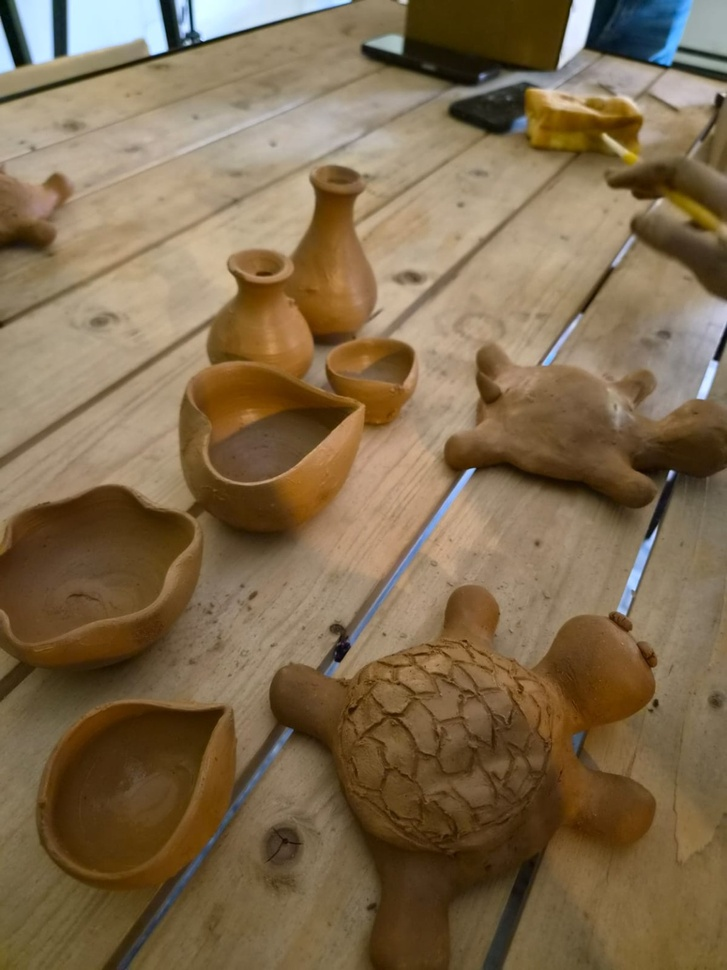
#> input picture dataset/cca 3.jpg, 727 x 970 px, shrunk from 1152 x 1536 before the run
$ python image_restoration.py
#> lines starting #> are read from the running program, lines starting #| are printed output that depends on the picture
import cv2
import numpy as np
import matplotlib.pyplot as plt

from skimage.metrics import (
    peak_signal_noise_ratio,
    structural_similarity
)

from pathlib import Path


# ==========================================
# CCA 3 - TASK 1A: IMAGE RESTORATION
# ==========================================

# Project directories
BASE_DIR = Path(__file__).resolve().parent.parent

# Corrected image filename
IMAGE_PATH = BASE_DIR / "dataset" / "cca 3.jpg"

OUTPUT_DIR = BASE_DIR / "outputs" / "unit3_restoration"

# Create output folder automatically
OUTPUT_DIR.mkdir(parents=True, exist_ok=True)


# ==========================================
# STEP 1: LOAD ORIGINAL IMAGE
# ==========================================

original_bgr = cv2.imread(str(IMAGE_PATH))
#> original_bgr is the input picture: shape (970, 727, 3); mean B, G, R 77.5, 107, 127.8

if original_bgr is None:
    raise FileNotFoundError(
        f"Image not found: {IMAGE_PATH}\n"
        "Please check the filename inside the dataset folder."
    )

# Convert BGR to RGB
original = cv2.cvtColor(
    original_bgr,
    cv2.COLOR_BGR2RGB
)

# Convert image to floating point
original_float = original.astype(np.float32) / 255.0

print("Original image loaded successfully!")
print("Image dimensions:", original.shape)
#| Image dimensions: (970, 727, 3)


# ==========================================
# STEP 2: ADD GAUSSIAN NOISE
# ==========================================

np.random.seed(42)

gaussian_noise = np.random.normal(
    loc=0.0,
    scale=0.08,
    size=original_float.shape
).astype(np.float32)

noisy_gaussian = np.clip(
    original_float + gaussian_noise,
    0.0,
    1.0
)

# Convert noisy image to uint8
gaussian_noisy_uint8 = (
    noisy_gaussian * 255
).astype(np.uint8)


# ==========================================
# STEP 3: ADD SALT-AND-PEPPER NOISE
# ==========================================

noisy_sp = original.copy()

height, width, _ = noisy_sp.shape
#> height = 970; width = 727

random_values = np.random.random(
    (height, width)
)

# Add salt-and-pepper noise
noisy_sp[random_values < 0.02] = [0, 0, 0]

noisy_sp[random_values > 0.98] = [255, 255, 255]
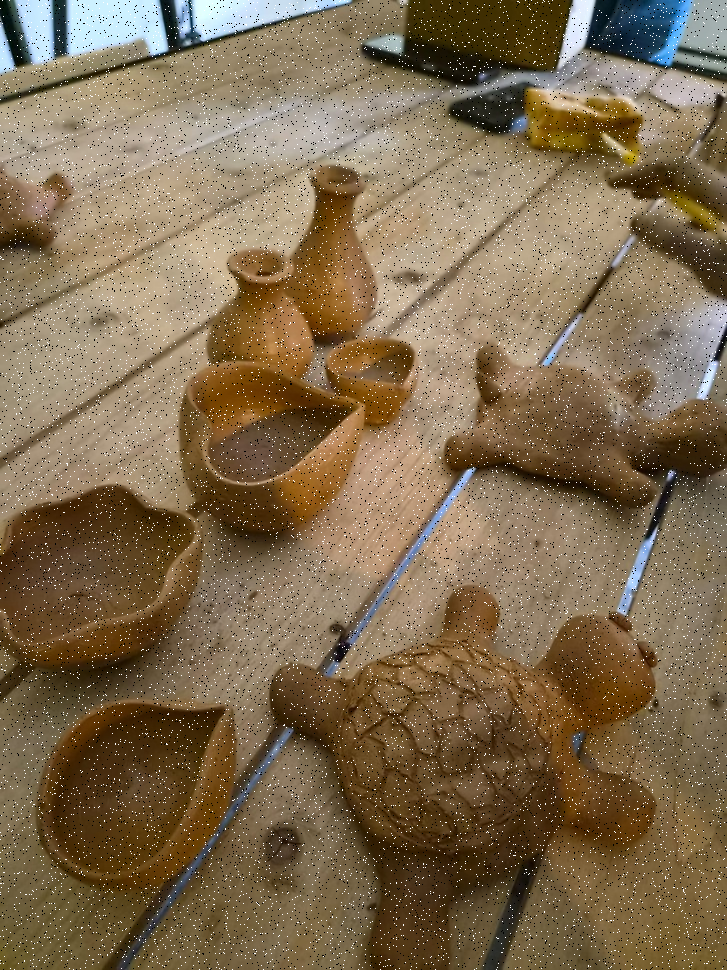
#> noisy_sp: shape (970, 727, 3); mean R, G, B 127.8, 107.9, 79.6


# ==========================================
# STEP 4: APPLY GAUSSIAN FILTERING
# ==========================================

restored_gaussian = cv2.GaussianBlur(
    gaussian_noisy_uint8,
    (5, 5),
    1.0
)


# ==========================================
# STEP 5: APPLY MEDIAN FILTERING
# ==========================================

restored_median = cv2.medianBlur(
    noisy_sp,
    5
)


# ==========================================
# STEP 6: CALCULATE PSNR AND SSIM
# ==========================================

original_uint8 = original.copy()

# Gaussian noisy image
psnr_gaussian = peak_signal_noise_ratio(
    original_uint8,
    gaussian_noisy_uint8,
    data_range=255
)
#> psnr_gaussian = 22.1

ssim_gaussian = structural_similarity(
    original_uint8,
    gaussian_noisy_uint8,
    channel_axis=2,
    data_range=255
)
#> ssim_gaussian = 0.265

# Gaussian filtered image
psnr_gaussian_restored = peak_signal_noise_ratio(
    original_uint8,
    restored_gaussian,
    data_range=255
)
#> psnr_gaussian_restored = 32

ssim_gaussian_restored = structural_similarity(
    original_uint8,
    restored_gaussian,
    channel_axis=2,
    data_range=255
)
#> ssim_gaussian_restored = 0.762

# Salt-and-pepper noisy image
psnr_sp = peak_signal_noise_ratio(
    original_uint8,
    noisy_sp,
    data_range=255
)
#> psnr_sp = 19.19

ssim_sp = structural_similarity(
    original_uint8,
    noisy_sp,
    channel_axis=2,
    data_range=255
)
#> ssim_sp = 0.332

# Median filtered image
psnr_median = peak_signal_noise_ratio(
    original_uint8,
    restored_median,
    data_range=255
)
#> psnr_median = 38.88

ssim_median = structural_similarity(
    original_uint8,
    restored_median,
    channel_axis=2,
    data_range=255
)
#> ssim_median = 0.962


# ==========================================
# STEP 7: SAVE OUTPUT IMAGES
# ==========================================

def save_image(filename, image):
    """Save an RGB image to the output directory."""

    image = np.clip(
        image,
        0,
        255
    ).astype(np.uint8)

    output_path = OUTPUT_DIR / filename

    success = cv2.imwrite(
        str(output_path),
        cv2.cvtColor(
            image,
            cv2.COLOR_RGB2BGR
        )
    )

    if not success:
        raise IOError(
            f"Could not save image: {output_path}"
        )

    print("Saved:", output_path.name)


save_image(
    "01_original.png",
    original
)

save_image(
    "02_gaussian_noise.png",
    gaussian_noisy_uint8
)

save_image(
    "03_gaussian_restored.png",
    restored_gaussian
)

save_image(
    "04_salt_pepper_noise.png",
    noisy_sp
)

save_image(
    "05_median_restored.png",
    restored_median
)


# ==========================================
# STEP 8: DISPLAY IMAGE COMPARISON
# ==========================================

images = [
    original,
    gaussian_noisy_uint8,
    restored_gaussian,
    noisy_sp,
    restored_median
]

titles = [
    "Original Image",
    "Gaussian Noise",
    "Gaussian Filtered",
    "Salt-and-Pepper Noise",
    "Median Filtered"
]

plt.figure(figsize=(15, 9))

for index, (image, title) in enumerate(
    zip(images, titles),
    start=1
):
    plt.subplot(2, 3, index)

    plt.imshow(image)

    plt.title(title)

    plt.axis("off")
#> this loop made 5 passes
#> title on passes 1 to 5: 'Original Image', 'Gaussian Noise', 'Gaussian Filtered', 'Salt-and-Pepper Noise', 'Median Filtered'

plt.tight_layout()

comparison_path = (
    OUTPUT_DIR / "06_restoration_comparison.png"
)

plt.savefig(
    comparison_path,
    dpi=200,
    bbox_inches="tight"
)
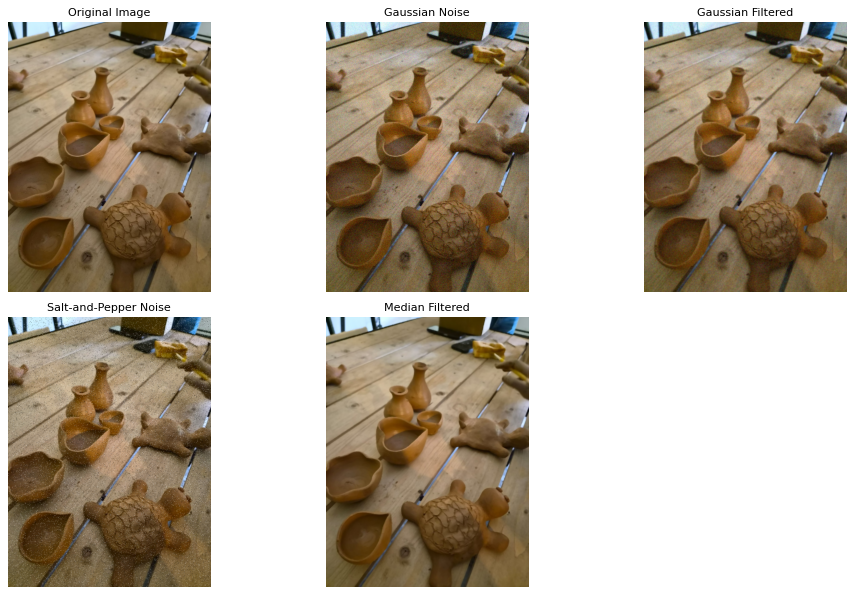
#> figure drawn by matplotlib, 5 panels

print("\nComparison image saved successfully!")

plt.show()


# ==========================================
# STEP 9: PRINT QUALITY MEASUREMENTS
# ==========================================

print("\n" + "=" * 45)
print("       IMAGE QUALITY RESULTS")
print("=" * 45)

print("\n1. GAUSSIAN NOISE")
print(f"PSNR: {psnr_gaussian:.2f} dB")
#| PSNR: 22.10 dB
print(f"SSIM: {ssim_gaussian:.4f}")
#| SSIM: 0.2647

print("\n2. AFTER GAUSSIAN FILTERING")
print(f"PSNR: {psnr_gaussian_restored:.2f} dB")
#| PSNR: 32.00 dB
print(f"SSIM: {ssim_gaussian_restored:.4f}")
#| SSIM: 0.7622

print("\n3. SALT-AND-PEPPER NOISE")
print(f"PSNR: {psnr_sp:.2f} dB")
#| PSNR: 19.19 dB
print(f"SSIM: {ssim_sp:.4f}")
#| SSIM: 0.3317

print("\n4. AFTER MEDIAN FILTERING")
print(f"PSNR: {psnr_median:.2f} dB")
#| PSNR: 38.88 dB
print(f"SSIM: {ssim_median:.4f}")
#| SSIM: 0.9617

print("\n" + "=" * 45)
print("TASK 1A COMPLETED SUCCESSFULLY!")
print("=" * 45)

print("\nAll output files saved in:")
print(OUTPUT_DIR.resolve())

$ run again, with dataset/cca 3  cv.jpg copied over dataset/cca 3.jpg
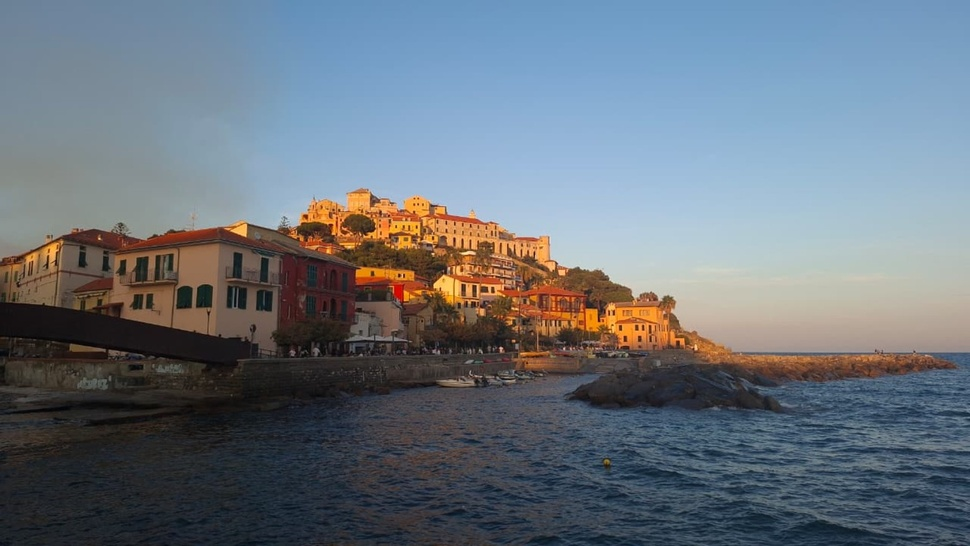
#> input picture dataset/cca 3  cv.jpg, 970 x 546 px, shrunk from 1536 x 864 before the run
#> original_bgr is the input picture: shape (546, 970, 3); mean B, G, R 124.8, 115.3, 106
#| Image dimensions: (546, 970, 3)
#> `noisy_sp[random_values > 0.98] = [255, 255, 255]`:
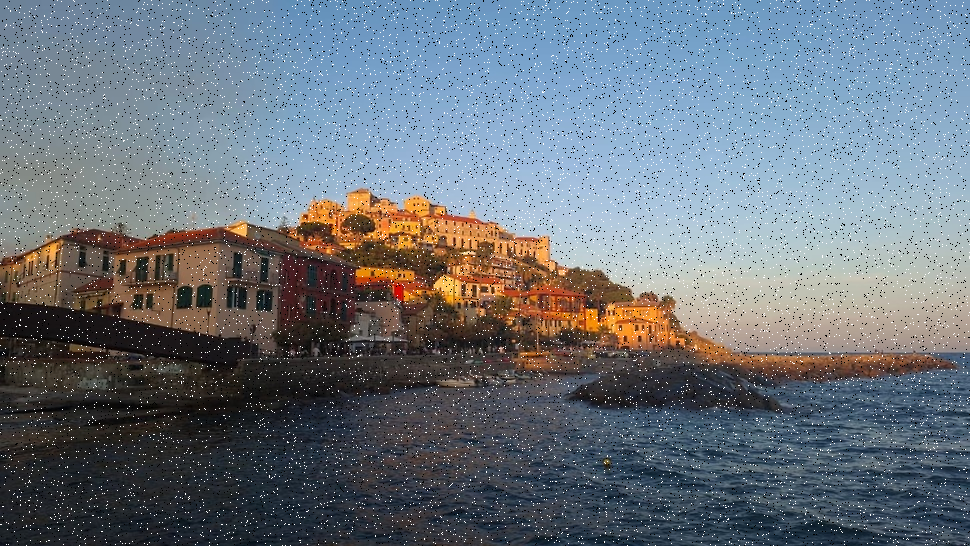
#> noisy_sp: shape (546, 970, 3); mean R, G, B 106.8, 115.8, 124.9
#> psnr_gaussian = 22.05
#> ssim_gaussian = 0.293
#> psnr_gaussian_restored = 29.83
#> ssim_gaussian_restored = 0.709
#> psnr_sp = 19.04
#> ssim_sp = 0.358
#> psnr_median = 29.82
#> ssim_median = 0.836
#> the loop `for index, (image, title) in enumerate( zip(images, titles), start=1 ):` made 5 passes
#> title on passes 1 to 5: 'Original Image', 'Gaussian Noise', 'Gaussian Filtered', 'Salt-and-Pepper Noise', 'Median Filtered'
#| PSNR: 22.05 dB
#| SSIM: 0.2929
#| PSNR: 29.83 dB
#| SSIM: 0.7093
#| PSNR: 19.04 dB
#| SSIM: 0.3578
#| PSNR: 29.82 dB
#| SSIM: 0.8356

$ run again, with dataset/cca 3 cv..jpg copied over dataset/cca 3.jpg
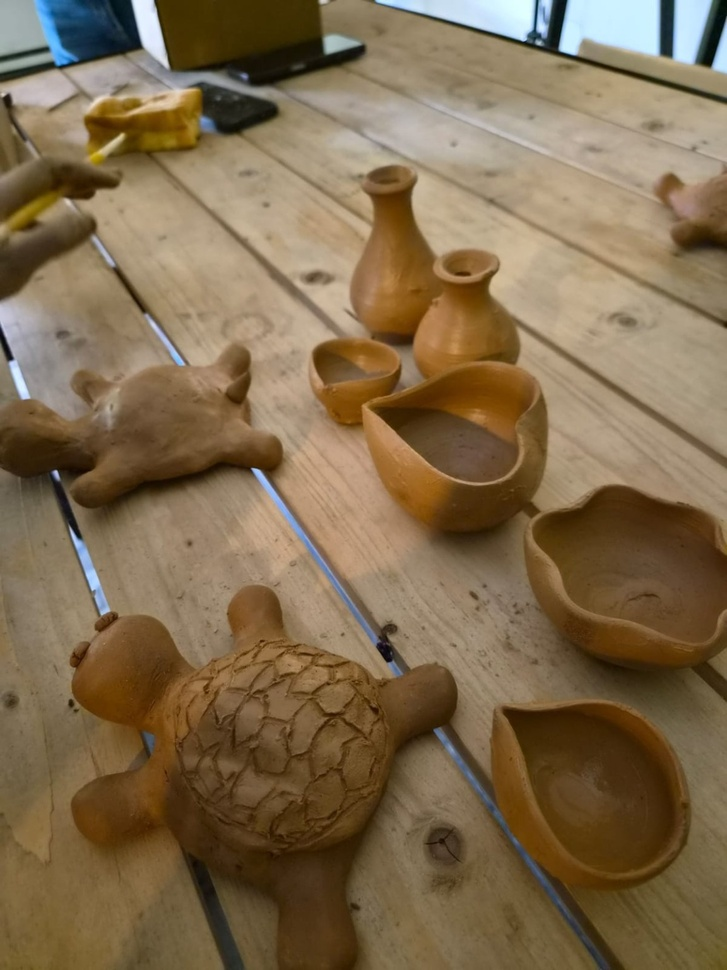
#> input picture dataset/cca 3 cv..jpg, 727 x 970 px, shrunk from 1152 x 1536 before the run
#> original_bgr is the input picture: shape (970, 727, 3); mean B, G, R 77.5, 107, 127.8
#| Image dimensions: (970, 727, 3)
#> `noisy_sp[random_values > 0.98] = [255, 255, 255]`:
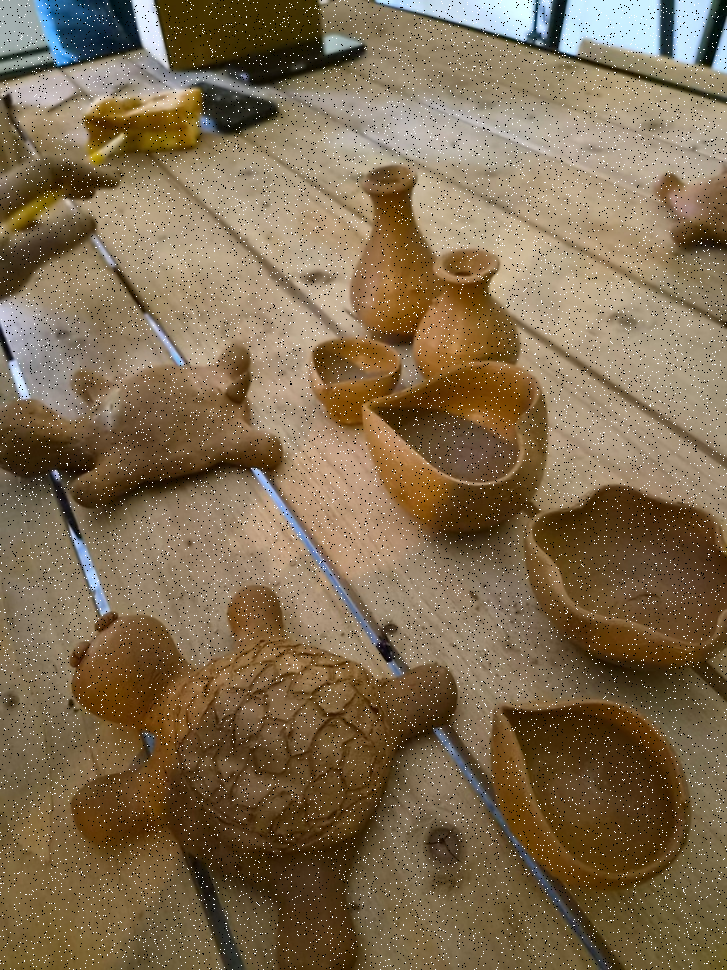
#> noisy_sp: shape (970, 727, 3); mean R, G, B 127.8, 107.9, 79.6
#> psnr_gaussian = 22.1
#> ssim_gaussian = 0.265
#> psnr_gaussian_restored = 32
#> ssim_gaussian_restored = 0.762
#> psnr_sp = 19.18
#> ssim_sp = 0.332
#> psnr_median = 38.84
#> ssim_median = 0.962
#> the loop `for index, (image, title) in enumerate( zip(images, titles), start=1 ):` made 5 passes
#> title on passes 1 to 5: 'Original Image', 'Gaussian Noise', 'Gaussian Filtered', 'Salt-and-Pepper Noise', 'Median Filtered'
#| PSNR: 22.10 dB
#| SSIM: 0.2645
#| PSNR: 32.00 dB
#| SSIM: 0.7618
#| PSNR: 19.18 dB
#| SSIM: 0.3318
#| PSNR: 38.84 dB
#| SSIM: 0.9617
